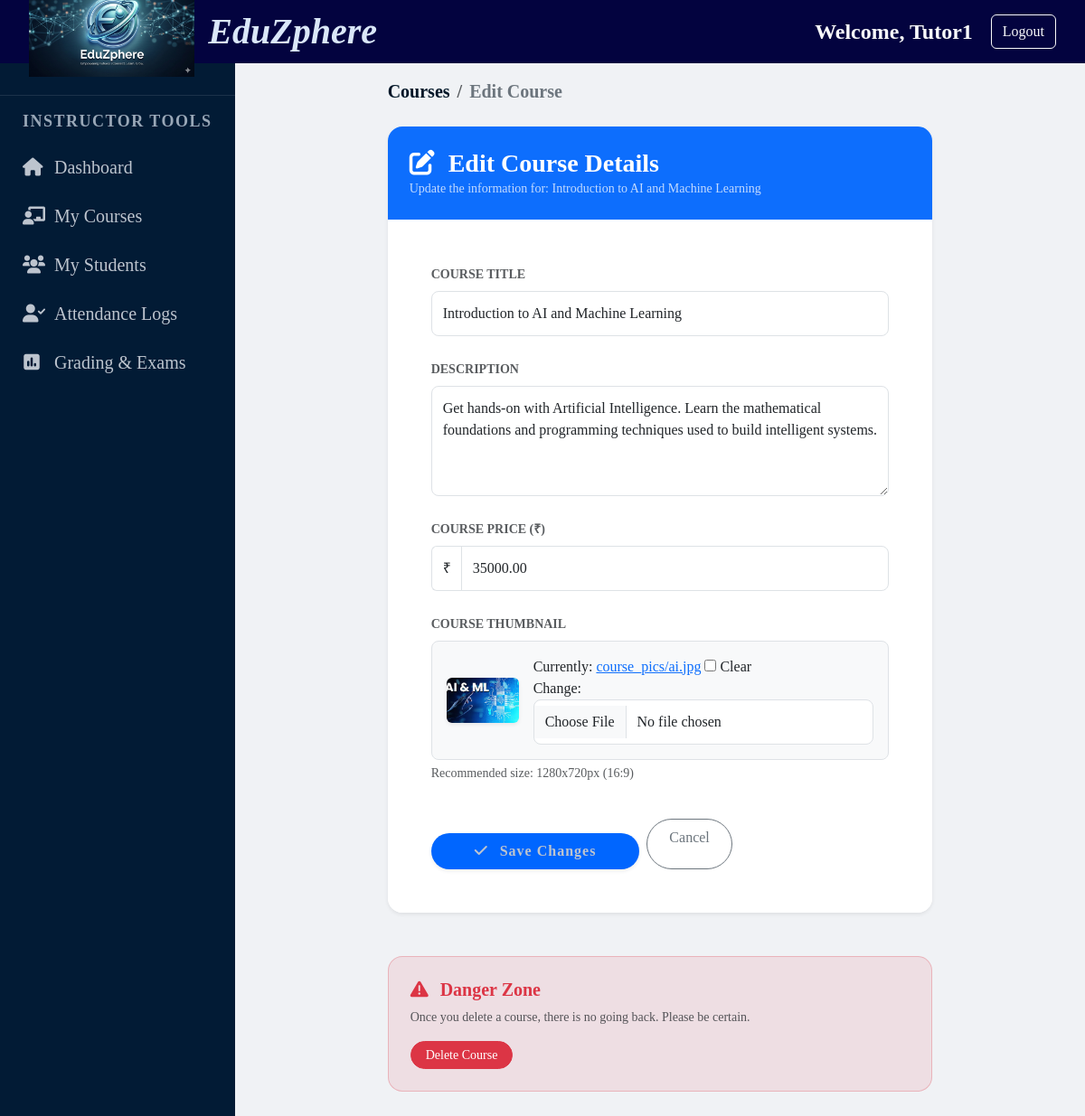
/courses/edit/2/ (signed in), run on the app's committed database.
### courses/models.py (models this page shows, shortened)
class Course(models.Model):
    title = models.CharField(max_length=200)
    description = models.TextField(null=True, blank=True)
    instructor = models.ForeignKey(User, on_delete=models.CASCADE, limit_choices_to={'profile__role': 'instructor'})
    price = models.DecimalField(max_digits=10, decimal_places=2, default=0.00)
    thumbnail = models.ImageField(upload_to='course_pics/', blank=True)
    created_at = models.DateTimeField(auto_now_add=True)

### courses/views.py (the view)
# urls.py: path('edit/<int:id>/',edit_course, name='edit_course'),
@login_required
def edit_course(request, id):
    course = get_object_or_404(Course, id=id)
    if course.instructor != request.user:
        return redirect('course_list')
    if request.method == "POST":
        form = CourseForm(request.POST, request.FILES, instance=course)
        if form.is_valid():
            form.save()
            return redirect('course_list')
    else:
        form = CourseForm(instance=course)
    return render(request, 'edit_course.html', {'form': form, 'course': course})

### courses/forms.py
class CourseForm(forms.ModelForm):
    class Meta:
        model = Course
        fields = ['title', 'description', 'price', 'thumbnail']
        widgets = {
            'title': forms.TextInput(attrs={'class': 'form-control', 'placeholder': 'Enter course title'}),
            'description': forms.Textarea(attrs={'class': 'form-control', 'rows': 4}),
            'price': forms.NumberInput(attrs={'class': 'form-control', 'placeholder': 'Enter price in ₹'}),
            'thumbnail': forms.ClearableFileInput(attrs={'class': 'form-control'}),
        }

### templates/edit_course.html (shortened to what this page needs)
{% extends 'base.html' %}
{% load static %}
{% block content %}
<div class="container py-5">
    <div class="row justify-content-center">
        <div class="col-lg-8">
            <nav aria-label="breadcrumb" class="mb-4">
                <ol class="breadcrumb">
                    <li class="breadcrumb-item"><a href="{% url 'course_list' %}" class="text-decoration-none">Courses</a></li>
                    <li class="breadcrumb-item active">Edit Course</li>
                </ol>
            </nav>
            <div class="card border-0 shadow-sm rounded-4 overflow-hidden">
                <div class="card-header bg-primary text-white p-4 border-0">
                    <h3 class="fw-bold mb-0">
                        <i class="fa-solid fa-pen-to-square me-2"></i> Edit Course Details
                    </h3>
                    <p class="small mb-0 opacity-75">Update the information for: {{ course.title }}</p>
                </div>
                <div class="card-body p-4 p-md-5 bg-white">
                    <form method="POST" enctype="multipart/form-data">
                        <div class="mb-4">
                            <label class="form-label fw-bold text-muted small text-uppercase">Course Title</label>
                            {{ form.title }}
                        </div>
                        <div class="mb-4">
                            <label class="form-label fw-bold text-muted small text-uppercase">Description</label>
                            {{ form.description }}
                        </div>
                        <div class="mb-4">
                            <label class="form-label fw-bold text-muted small text-uppercase">Course Price (₹)</label>
                            <div class="input-group">
                            <span class="input-group-text bg-white border-end-0">₹</span>
                            {{ form.price }}
                        </div>
                        </div>
                        <div class="mb-4">
                            <label class="form-label fw-bold text-muted small text-uppercase">Course Thumbnail</label>
                            <div class="d-flex align-items-center gap-3 p-3 border rounded-3 bg-light">
                                {% if course.thumbnail %}
                                    <img src="{{ course.thumbnail.url }}" alt="Current" class="rounded shadow-sm" style="width: 80px; height: 50px; object-fit: cover;">
                                {% else %}
                                    <div class="bg-secondary rounded d-flex align-items-center justify-content-center text-white" style="width: 80px; height: 50px;">
                                        <i class="fa-solid fa-image"></i>
                                    </div>
                                {% endif %}
                                <div class="flex-grow-1">
                                    {{ form.thumbnail }}
                                </div>
                            </div>
                            <div class="form-text mt-1">Recommended size: 1280x720px (16:9)</div>
                        </div>
                        <div class="d-flex gap-2 pt-3">
                            <button type="submit" class="btn btn-primary px-5 py-2 rounded-pill shadow-sm">
                                <i class="fa-solid fa-check me-2"></i> Save Changes
                            </button>
                            <a href="{% url 'course_list' %}" class="btn btn-outline-secondary px-4 py-2 rounded-pill">
                                Cancel
                            </a>
                        </div>
                    </form>
                </div>
            </div>
            <div class="mt-5 p-4 border border-danger border-opacity-25 rounded-4 bg-danger bg-opacity-10">
                <h5 class="text-danger fw-bold"><i class="fa-solid fa-triangle-exclamation me-2"></i> Danger Zone</h5>
                <p class="small text-muted mb-3">Once you delete a course, there is no going back. Please be certain.</p>
                <a href="{% url 'delete_course' id=course.id %}" class="btn btn-danger btn-sm px-3 rounded-pill" onclick="return confirm('Are you sure you want to delete this course permanently?')">
                    Delete Course
                </a>
            </div>
        </div>
    </div>
</div>
{% endblock %}

### templates/base.html (shortened to what this page needs)
{% load static %}
<!DOCTYPE html>
<html lang="en">
<head>
    <link href="https://cdn.jsdelivr.net/npm/bootstrap@5.3.0/dist/css/bootstrap.min.css" rel="stylesheet">
    <link rel="stylesheet" href="{% static 'css/style.css' %}">
    <link rel="stylesheet" href="https://cdnjs.cloudflare.com/ajax/libs/font-awesome/6.0.0/css/all.min.css">
</head>
<body>
    <div class="dashboard-wrapper">
        <header class="main-header">
            <div class="logo-container">
                <img src="{% static 'images/logo.png' %}" alt="EduZphere Logo" class="logo-image">
                <span class="logo-text">EduZphere</span>
            </div>
            <div class="header-auth-bar">
            {% if user.is_authenticated %}
                <span class="text-light fs-4">Welcome, {{ user.username }}</span>
                <a href="{% url 'logout' %}" class="btn btn-outline-light btn-md">Logout</a>
            {% else %}
                <a href="{% url 'login' %}" class="text-white me-3 text-decoration-none">Login</a>
                <a href="{% url 'register' %}" class="btn btn-light btn-sm">Join Now</a>
            {% endif %}
            </div>
        </header>
        <div class="main-body-container">
            <nav class="sidebar">
           <ul>
            {% if not user.is_authenticated %}
            <li class="sidebar-divider">Discovery</li>
            <li><a href="{% url 'home' %}" class="{% if request.resolver_match.url_name == 'home' %}active{% endif %}"><i class="fa-solid fa-house"></i> Home</a></li>
            <li><a href="{% url 'about' %}" class="{% if request.resolver_match.url_name == 'about' %}active{% endif %}"><i class="fa-solid fa-circle-info"></i> About EduZphere</a></li>
            <li><a href="{% url 'workshops' %}" class="{% if request.resolver_match.url_name == 'workshops' %}active{% endif %}"><i class="fa-solid fa-bolt"></i> Free Workshops</a></li>
            <li><a href="{% url 'contact' %}" class="{% if request.resolver_match.url_name == 'contact' %}active{% endif %}"><i class="fa-solid fa-envelope"></i> Contact Support</a></li>
            <li class="sidebar-divider">Getting Started</li>
            {% if user.is_authenticated and user.is_staff or user.profile.role == 'admin' %}
                <li class="sidebar-divider">Administration</li>
                <li>
                    <a href="{% url 'dashboard' %}" class="{% if request.resolver_match.url_name == 'dashboard' %}active{% endif %}">
                        <i class="fa-solid fa-gauge-high"></i> Admin Dashboard
                    </a>
                </li>
                <li><a href="/admin/"><i class="fa-solid fa-database"></i>Administration</a></li>
            {% endif %}
            <li><a href="{% url 'register' %}"><i class="fa-solid fa-user-plus"></i> Become a Member</a></li>
            {% elif user.profile.role == 'instructor' %}
            <li class="sidebar-divider">Instructor Tools</li>
            <li><a href="{% url 'home' %}" class="{% if request.resolver_match.url_name == 'dashboard' %}active{% endif %}"><i class="fa-solid fa-house"></i> Dashboard</a></li>
            <li><a href="{% url 'course_list' %}" class="{% if request.resolver_match.url_name == 'course_list' %}active{% endif %}"><i class="fa-solid fa-chalkboard-user"></i> My Courses</a></li>
            <li><a href="{% url 'student_list' %}" class="{% if request.resolver_match.url_name == 'student_list' %}active{% endif %}""><i class="fa-solid fa-users"></i> My Students</a></li>
            <li><a href="{% url 'attendance' %}" class="{% if request.resolver_match.url_name == 'attendance' %}active{% endif %}"><i class="fa-solid fa-user-check"></i> Attendance Logs</a></li>
            <li><a href="{% url 'exam_list' %}" class="{% if request.resolver_match.url_name == 'exam_list' %}active{% endif %}"><i class="fa-solid fa-square-poll-vertical"></i> Grading & Exams</a></li>
            {% endif %}
            </ul>
            </nav>
            <div class="main-content">
            {% block content %}
            {% endblock %}
            </div>
        </div>
    </div>
</body>
</html>

### static/css/style.css (style rules this page uses)
:root { --main-bg:var(--text-light); --glass-bg: rgba(255, 255, 255, 0.9); --sidebar-bg: #011627; --accent-blue: #0066ff; --text-dark: #1a202c; --text-muted: #718096; }
html,body { background-size: cover; background-attachment: fixed; font-family:'Times New Roman', Times, serif; height: 100%; margin: 0; overflow: hidden; }
:root { --main-bg-color: #f0f2f5; --sidebar-bg-color: #021b35; --sidebar-hover: rgba(255, 255, 255, 0.1); --accent-blue: #0066ff; --text-light: #bdc4ce; --white: #ffffff; }
* { box-sizing: border-box; margin: 0; padding: 0; }
.main-header { height: 100px; grid-area: header; background-color: rgb(3, 3, 63); display: flex; justify-content: space-between; align-items: center; padding: 0 2rem; border-bottom: none; height: 70px; flex-shrink: 0; z-index: 1000; }
.header-auth-bar { display: flex; align-items: center; gap: 20px; font-size: 1.3rem; font-weight: bold; }
.logo-container { display: flex; align-items: center; }
.logo-image { height: 100px; object-fit: contain; margin-right: 15px; }
.logo-text { font-size: 2.5rem; font-family:'Times New Roman', Times, serif; font-style: italic; font-weight: 800; color: #dae7f8; font-weight: bold; }
.dashboard-wrapper { display: flex; flex-direction: column; height: 100vh; overflow: hidden; }
.main-body-container { grid-area: main-body; display: flex; flex: 1; overflow: hidden; min-height: calc(100vh - 70px); }
.sidebar { width: 260px; background-color: #021b35;; min-height: 100vh; overflow-y: auto; padding: 20px 0; transition: all 0.3s; }
.sidebar ul { list-style: none; padding: 0; }
.sidebar ul li a { display: flex; align-items: center; padding: 12px 25px; color: #bdc4ce; text-decoration: none; font-size: 20px; transition: 0.3s; }
.sidebar ul li a i { margin-right: 15px; width: 20px; text-align: center; }
.sidebar-divider { padding: 20px 25px 10px; font-size: 18px; text-transform: uppercase; letter-spacing: 1.5px; color: #99a7b7; font-weight: bold; border-top: 1px solid rgba(255,255,255,0.1); margin-top: 15px; padding-top: 15px; }
.main-content { flex: 1; padding: 0; background-color: var(--main-bg-color); overflow-y: auto; display: block; }
.btn-primary { display: inline-block; padding: 1rem 2rem; background-color: var(--accent-blue); color: var(--text-light); text-decoration: none; border-radius: 8px; margin-top: 1rem; }
.btn-primary { background-color: #0066ff !important; border: none !important; letter-spacing: 1px; transition: all 0.3s ease; }
.form-control { border-radius: 8px; padding: 0.75rem; border: 1px solid #dee2e6; font-size: 1rem; }
.btn-primary { background-color: var(--accent-blue); border: none; font-weight: 600; transition: all 0.3s ease; }
.breadcrumb { margin-bottom: 10px; background: transparent; }
.breadcrumb-item, .breadcrumb-item a { font-size: 1.25rem; font-weight: 600; color: #011627; }
.breadcrumb-item.active { color: #6c757d; }
.container.py-5 { padding-top: 1rem !important; }

### data on the page
Course: title "Introduction to AI and Machine Learning", description "Get hands-on with Artificial Intelligence. Learn the mathematical foundations and programming techniques used to build intelligent systems.", price "35000.00", thumbnail (picture)

### other printed values
{{ user.username }} "Tutor1"
